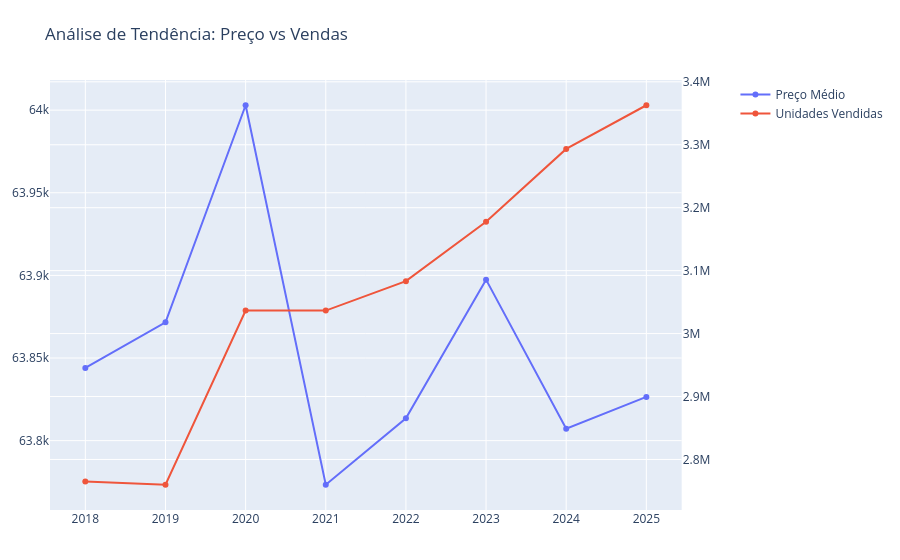

The notebook cell this image was saved under:
### Code cell
import pandas as pd
import plotly.express as px
from plotly.subplots import make_subplots
import plotly.graph_objects as go

# Carregar dados
tabela_bmw = pd.read_csv("bmw_global_sales_2018_2025.csv")

# Agrupar dados
df_tendencia = tabela_bmw.groupby('Year').agg({
    'Avg_Price_EUR': 'mean',
    'Units_Sold': 'sum'
}).reset_index()

# Criar o gráfico com subplots para evitar o erro de "Failed"
fig = make_subplots(specs=[[{"secondary_y": True}]])

# Adicionar Preço (Eixo 1)
fig.add_trace(
    go.Scatter(x=df_tendencia['Year'], y=df_tendencia['Avg_Price_EUR'], name="Preço Médio", mode='lines+markers'),
    secondary_y=False,
)

# Adicionar Vendas (Eixo 2)
fig.add_trace(
    go.Scatter(x=df_tendencia['Year'], y=df_tendencia['Units_Sold'], name="Unidades Vendidas", mode='lines+markers'),
    secondary_y=True,
)

# Ajustes de layout para não cortar
fig.update_layout(
    title_text="Análise de Tendência: Preço vs Vendas",
    margin=dict(l=50, r=50, t=80, b=50),
    xaxis=dict(type='category')
)

fig.show()

### Figure 1 — Plotly figure (JSON) as saved in the notebook; plotly's stock layout.template omitted (floating-point values rounded to 4 significant figures)
{"data": [{"mode": "lines+markers", "name": "Preço Médio", "type": "scatter", "x": [2018, 2019, 2020, 2021, 2022, 2023, 2024, 2025], "xaxis": "x", "y": [63840.0, 63870.0, 64000.0, 63770.0, 63810.0, 63900.0, 63810.0, 63830.0], "yaxis": "y"}, {"mode": "lines+markers", "name": "Unidades Vendidas", "type": "scatter", "x": [2018, 2019, 2020, 2021, 2022, 2023, 2024, 2025], "xaxis": "x", "y": [2765193, 2759838, 3036556, 3036564, 3083306, 3177788, 3293423, 3362777], "yaxis": "y2"}], "layout": {"margin": {"b": 50, "l": 50, "r": 50, "t": 80}, "title": {"text": "Análise de Tendência: Preço vs Vendas"}, "xaxis": {"anchor": "y", "domain": [0, 0.94], "type": "category"}, "yaxis": {"anchor": "x", "domain": [0, 1]}, "yaxis2": {"anchor": "x", "overlaying": "y", "side": "right"}}}
